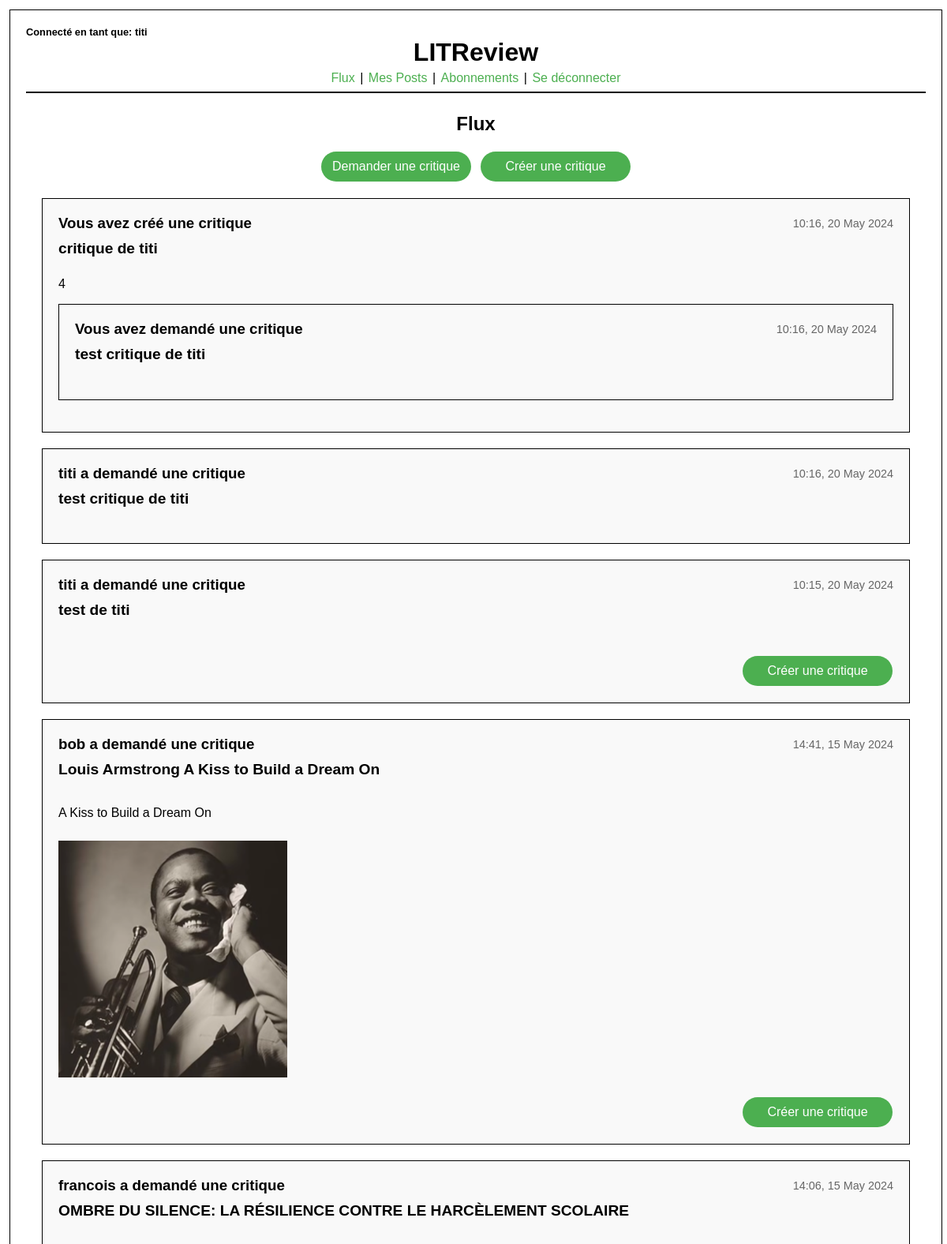
The app's page /flux (signed in, upper part), older data.
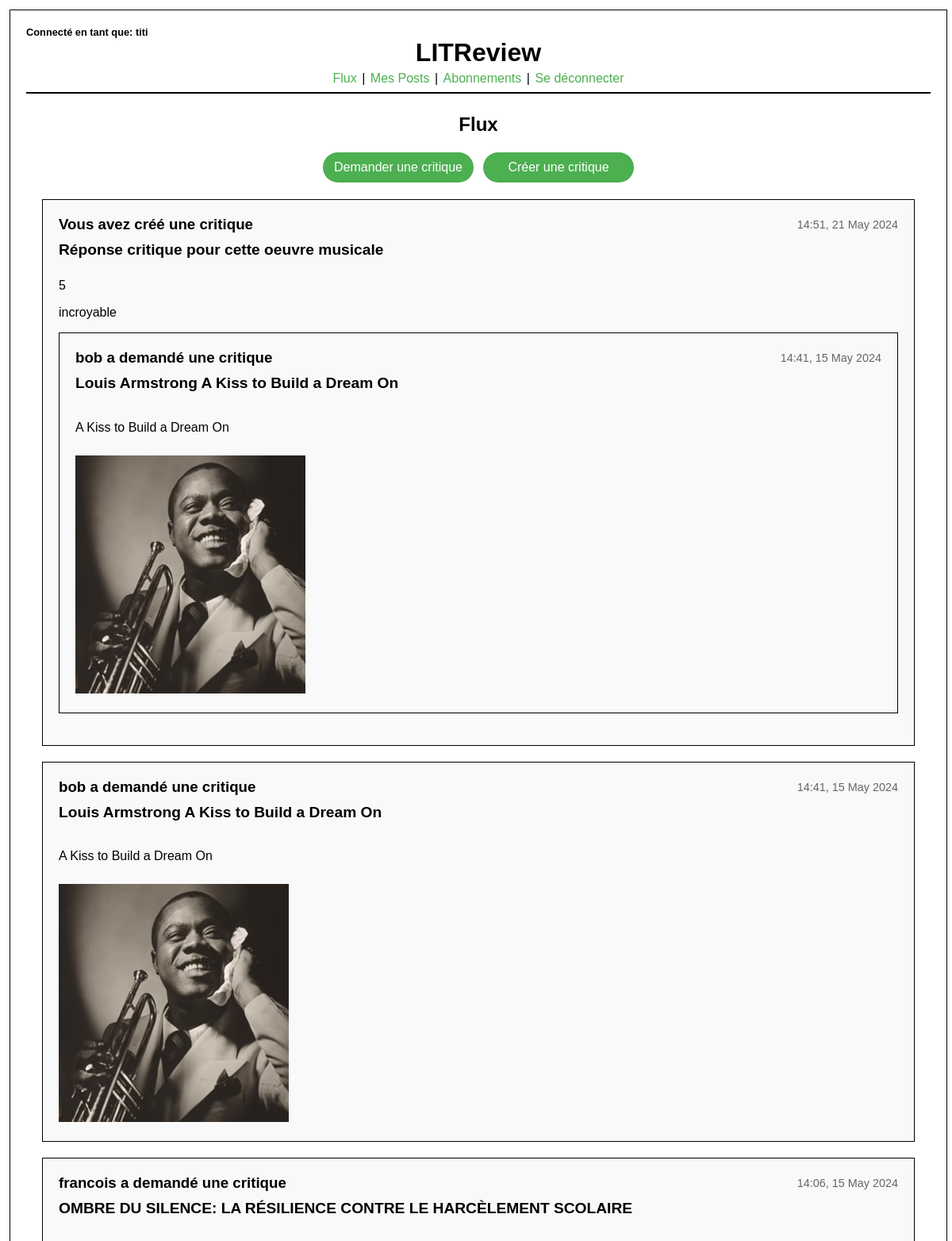
The same page, newer data.
### actions_users/models.py (models this page shows)
class BasePost(models.Model):
    time_created = models.DateTimeField(auto_now_add=True)
    user = models.ForeignKey(to=settings.AUTH_USER_MODEL, on_delete=models.CASCADE)
    class Meta:
        abstract = True

class Review(BasePost):
    headline = models.CharField(max_length=128, null=True, blank=True)
    body = models.TextField(
        max_length=8192, null=True, blank=True
    )  # Body peut être vide
    ticket = models.ForeignKey(
        to=Ticket, on_delete=models.CASCADE
    )  # Lien vers le ticket associé
    rating = models.PositiveSmallIntegerField(
        validators=[MinValueValidator(0), MaxValueValidator(5)]
    )

class Ticket(BasePost):
    title = models.CharField(max_length=128)
    description = models.TextField(max_length=2048, blank=True)
    image = models.ImageField(blank=True, null=True)

### actions_users/views.py (the view)
# urls.py: path("flux", actions_view.flux, name="flux"),
@login_required
def flux(request):
    user = request.user
    following = UserFollows.objects.filter(user=user)
    followed_users = [follow.followed_user for follow in following]
    followed_users.append(user)
    user_review_count = Review.objects.filter(ticket=OuterRef('pk'), user=user).values('ticket').annotate(count=Count('id')).values('count')
    tickets = Ticket.objects.filter(user__in=followed_users).annotate(user_review_count=Subquery(user_review_count))
    reviews = Review.objects.filter(user__in=followed_users)
    posts = sorted(
        list(tickets) + list(reviews), key=lambda post: post.time_created, reverse=True
    )
    context = {
        'posts': posts
    }
    return render(request, "flux.html", context)

### actions_users/templates/flux.html
{% extends 'user_actions_base.html' %} {% block content %} {% load static %}
<head>
  <link rel="stylesheet" href="{% static 'actions_users/css/flux.css' %}" />
</head>
<body>
  <h2 class="title">Flux</h2>
  {% include 'partials/render_flux.html' with post=post %}
</body>
{% endblock %}

### actions_users/templates/partials/render_review.html (shortened to what this page needs)
<div class="post">
  <div class="post-header">
    {% if user == post.user %}
    <h3>Vous avez créé une critique</h3>
    {% else %}
    <h3>{{ post.user.username }} a créé une critique</h3>
    {% endif %}
    <span class="post-date">{{ post.time_created|date:"H:i, d F Y" }}</span>
  </div>
  <div>
    <h4 class="post-title">{{ post.headline }}</h4>
    {% if post.rating %}
    <p class="post-rating">{{ post.rating }}</p>
    {% endif %}
    {% if post.body %}
    <p class="post-description">{{ post.body }}</p>
    {% endif %}
  </div>
  <div>
    {% include 'partials/render_ticket_card_format.html' with post=post.ticket %}
  </div>
</div>

### actions_users/templates/partials/render_ticket_card_format.html
<div class="post">
  <div class="post-header">
    {% if user == post.user %}
    <h3>Vous avez demandé une critique</h3>
    {% else %}
    <h3>{{ post.user.username }} a demandé une critique</h3>
    {% endif %}
    <span class="post-date">{{ post.time_created|date:"H:i, d F Y" }}</span>
  </div>
    <h4 class="post-title">{{ post.title }}</h4>
    {% if post.description %}
    <p class="post-description">{{ post.description }}</p>
    {% endif %} {% if post.image %}
    <div class="post-image">
      <img src="{{ post.image.url }}" alt="Image for {{ post.title }}" />
    </div>
    {% endif %}
</div>

### actions_users/templates/partials/render_ticket.html (shortened to what this page needs)
<div class="post">
  <div class="post-header">
    <h3>{{ post.user.username }} a demandé une critique</h3>
    <span class="post-date">{{ post.time_created|date:"H:i, d F Y" }}</span>
  </div>
  <h4 class="post-title">{{ post.title }}</h4>
  {% if post.description %}
  <p class="post-description">{{ post.description }}</p>
  {% endif %}
  {% if post.image %}
  <div class="post-image">
    <img src="{{ post.image.url }}" alt="Image for {{ post.title }}" />
  </div>
  {% endif %}
  {% if post.user_review_count|default:0 == 0 and request.path == "/flux" %}
  <div class="post-footer">
    <a href="{% url 'create_review' ticket_id=post.id %}" class="buttons">Créer une critique</a>
  </div>
  {% endif %}
</div>

Row changes from the older to the newer data that the page shows:
removed Review: shows "Vous avez créé une critique", time_created "10:16, 20 May 2024", headline "critique de titi", rating "4", shows "Vous avez demandé une critique", title "test critique de titi"
removed Ticket: user.username "titi", time_created "10:16, 20 May 2024", title "test critique de titi"
removed Ticket: user.username "titi", time_created "10:15, 20 May 2024", title "test de titi", shows "Créer une critique"
added Review: shows "Vous avez créé une critique", time_created "14:51, 21 May 2024", headline "Réponse critique pour cette oeuvre musicale", rating "5", body "incroyable", user.username "bob", time_created "14:41, 15 May 2024", title "Louis Armstrong A Kiss to Build a Dream On", description "A Kiss to Build a Dream On", image (picture)
shown differently, row unchanged: Ticket "Louis Armstrong A Kiss to Build a Dream On": no longer shows "Créer une critique"
